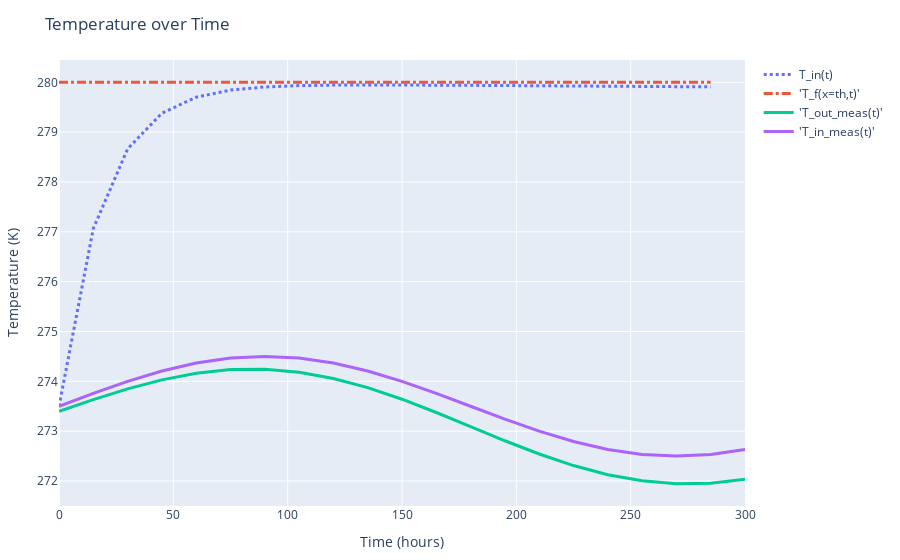

Notebook code for this chart:
### Code cell
labels = ["T_in(t)","'T_f(x=th,t)'","'T_out_meas(t)'","'T_in_meas(t)'"];
vals = [T_in[1:end-1], T_f[end, 1:end-1], T_out_meas, T_in_meas]
linewidths = [3,3,3,3]
dashtypes = ["dot", "dashdot", "none", "none"]


traces = [PlotlyJS.scatter(x=vec(time),  y=val, mode="lines", name=label, line=attr(width=lw, dash=dt)) for (val,label, lw, dt) in zip(vals, labels, linewidths, dashtypes)];


p3 = PlotlyJS.plot(traces, Layout(;title="Temperature over Time", showlegend=true, xaxis_title="Time (hours)", yaxis_title="Temperature (K)" ),  config=PlotConfig(scrollZoom=false));
p3

### Figure 1 — Plotly figure (JSON) as saved in the notebook; plotly's stock layout.template omitted (floating-point values rounded to 4 significant figures)
{"data": [{"line": {"dash": "dot", "width": 3}, "mode": "lines", "name": "T_in(t)", "type": "scatter", "x": [0, 15, 30, 45, 60, 75, 90, 105, 120, 135, 150, 165, 180, 195, 210, 225, 240, 255, 270, 285, 300], "y": [273.5, 277.1, 278.7, 279.4, 279.7, 279.8, 279.9, 279.9, 279.9, 279.9, 279.9, 279.9, 279.9, 279.9, 279.9, 279.9, 279.9, 279.9, 279.9, 279.9]}, {"line": {"dash": "dashdot", "width": 3}, "mode": "lines", "name": "'T_f(x=th,t)'", "type": "scatter", "x": [0, 15, 30, 45, 60, 75, 90, 105, 120, 135, 150, 165, 180, 195, 210, 225, 240, 255, 270, 285, 300], "y": [280, 280.0, 280.0, 280.0, 280.0, 280.0, 280.0, 280.0, 280.0, 280.0, 280.0, 280.0, 280.0, 280.0, 280.0, 280.0, 280.0, 280.0, 280.0, 280.0]}, {"line": {"dash": "none", "width": 3}, "mode": "lines", "name": "'T_out_meas(t)'", "type": "scatter", "x": [0, 15, 30, 45, 60, 75, 90, 105, 120, 135, 150, 165, 180, 195, 210, 225, 240, 255, 270, 285, 300], "y": [273.4, 273.6, 273.8, 274.0, 274.2, 274.2, 274.2, 274.2, 274.1, 273.9, 273.6, 273.4, 273.1, 272.8, 272.5, 272.3, 272.1, 272.0, 271.9, 272.0, 272.0]}, {"line": {"dash": "none", "width": 3}, "mode": "lines", "name": "'T_in_meas(t)'", "type": "scatter", "x": [0, 15, 30, 45, 60, 75, 90, 105, 120, 135, 150, 165, 180, 195, 210, 225, 240, 255, 270, 285, 300], "y": [273.5, 273.8, 274, 274.2, 274.4, 274.5, 274.5, 274.5, 274.4, 274.2, 274, 273.8, 273.5, 273.2, 273, 272.8, 272.6, 272.5, 272.5, 272.5, 272.6]}], "layout": {"margin": {"b": 50, "l": 50, "r": 50, "t": 60}, "showlegend": true, "title": "Temperature over Time", "xaxis": {"title": {"text": "Time (hours)"}}, "yaxis": {"title": {"text": "Temperature (K)"}}}}
